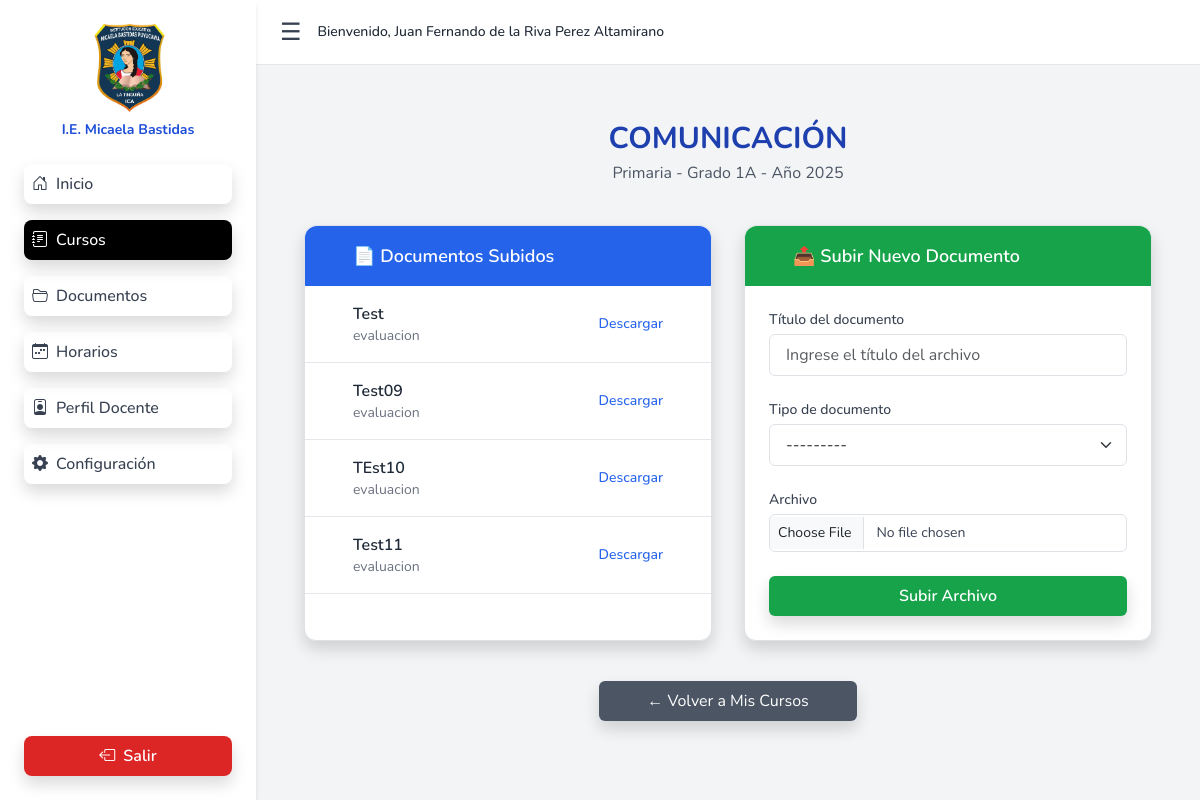
Screenshot of /dashboard/my-courses/1/ (signed in) with the database file from the repository.
### class_assignment/models.py (models this page shows, shortened)
class ClassAssignment(models.Model):
    teacher = models.ForeignKey(Teacher, on_delete=models.CASCADE)
    course = models.ForeignKey(Course, on_delete=models.CASCADE)
    LEVEL_CHOICES = [
        ('primaria', 'Primaria'),
        ('secundaria', 'Secundaria'),
    ]
    level = models.CharField(max_length=10, choices=LEVEL_CHOICES)
    grade = models.PositiveSmallIntegerField()
    section = models.CharField(max_length=1)
    academic_year = models.CharField(max_length=4)
    class Meta:
        constraints = [
            models.UniqueConstraint(
                fields=['teacher', 'course', 'level', 'grade', 'section', 'academic_year'],
                name='unique_class_assignment_per_year'
            )
        ]

### course/models.py (models this page shows, shortened)
class Course(models.Model):
    name_validator = RegexValidator(
        regex=r'^[A-Za-zÀ-ÿ\s]{1,30}$',
        message='Course name must contain only letters and be up to 30 characters.'
    )
    name = models.CharField(max_length=30, validators=[name_validator])
    LEVEL_CHOICES = [
        ('primaria', 'Primaria'),
        ('secundaria', 'Secundaria'),
    ]
    level = models.CharField(max_length=10, choices=LEVEL_CHOICES)

### document/models.py (models this page shows, shortened)
class Document(models.Model):
    class_assignment = models.ForeignKey(ClassAssignment, on_delete=models.CASCADE)
    title_validator = RegexValidator(
        regex=r'^[A-Za-zÀ-ÿ0-9\s\-_.]{3,50}$',
        message='Title must be 3–50 characters long and contain only letters, numbers, spaces, hyphens, underscores, or dots.'
    )
    title = models.CharField(max_length=50, validators=[title_validator])
    description = models.TextField(blank=True, null=True)
    DOCUMENT_TYPE_CHOICES = [
        ('evaluacion', 'Evaluacion'),
        ('material', 'Material'),
        ('reporte', 'Reporte'),
    ]
    document_type = models.CharField(max_length=15, choices=DOCUMENT_TYPE_CHOICES)
    file = models.FileField(
        upload_to='documents/',
        validators=[FileExtensionValidator(allowed_extensions=['pdf', 'doc', 'docx', 'ppt', 'pptx'])]
    )
    upload_date = models.DateTimeField(auto_now_add=True)

### dashboard/views.py (the view)
# urls.py: path('my-courses/<int:assignment_id>/', views.course_detail, name='course_detail'),
@login_required
def course_detail(request, assignment_id):
    user = request.user
    assignment = get_object_or_404(ClassAssignment, id=assignment_id, teacher__user=user)
    documents = Document.objects.filter(class_assignment=assignment)
    if request.method == 'POST':
        form = DocumentUploadForm(request.POST, request.FILES)
        if form.is_valid():
            doc = form.save(commit=False)
            doc.class_assignment = assignment  # Forzamos la asignación segura
            doc.save()
            return redirect('course_detail', assignment_id=assignment.id)
    else:
        form = DocumentUploadForm()
    return render(request, 'dashboard/course_detail.html', {
        'assignment': assignment,
        'documents': documents,
        'form': form
    })

### document/forms.py
class DocumentUploadForm(forms.ModelForm):
    class Meta:
        model = Document
        fields = ['title', 'document_type', 'file']
        labels = {
            'title': 'Título del documento',
            'document_type': 'Tipo de documento',
            'file': 'Archivo',
        }
        widgets = {
            'title': forms.TextInput(attrs={
                'class': 'form-control mb-3',
                'placeholder': 'Ingrese el título del archivo',
            }),
            'document_type': forms.Select(attrs={
                'class': 'form-select mb-3',
            }),
            'file': forms.ClearableFileInput(attrs={
                'class': 'form-control mb-3',
            }),
        }

### preferences/context_processors.py (called while the page is built)
def dark_mode_context(request):
    if request.user.is_authenticated and hasattr(request.user, 'preferences'):
        return {'dark_mode': request.user.preferences.dark_mode}
    return {'dark_mode': False}

### templates/dashboard/course_detail.html (shortened to what this page needs)
{% extends 'base/base_dashboard.html' %}
{% load static %}
{% load widget_tweaks %}
{% load i18n %}
{% block inner_content %}
<div class="px-6 py-8">
  <div class="text-center mb-10">
    <h2 class="text-3xl font-bold text-blue-800 uppercase">{{ assignment.course.name }}</h2>
    <p class="text-gray-600 mt-1">
      {{ assignment.level|capfirst }} - {% trans "Grado" %} {{ assignment.grade }}{{ assignment.section }} - {% trans "Año" %} {{ assignment.academic_year }}
    </p>
  </div>
  {% if request.user.teacher.role.role_type == "teacher" %}
  <div class="grid grid-cols-1 md:grid-cols-2 gap-8">
    <div class="bg-white rounded-xl shadow border border-gray-200">
      <div class="bg-blue-600 text-white px-5 py-3 rounded-t-xl">
        <h5 class="font-semibold text-lg">📄 {% trans "Documentos Subidos" %}</h5>
      </div>
      <div class="max-h-80 overflow-y-auto divide-y divide-gray-200">
        {% if documents %}
          {% for doc in documents %}
            <div class="flex justify-between items-center px-5 py-3 hover:bg-gray-50 transition">
              <div>
                <p class="font-semibold text-gray-800">{{ doc.title }}</p>
                <p class="text-sm text-gray-500">{{ doc.document_type }}</p>
              </div>
              <a href="{{ doc.file.url }}" target="_blank" class="text-sm font-medium text-blue-600 hover:underline">
                {% trans "Descargar" %}
              </a>
            </div>
          {% endfor %}
        {% else %}
          <p class="text-gray-500 px-5 py-4">{% trans "Aún no se han subido documentos para este curso." %}</p>
        {% endif %}
      </div>
    </div>
    <div class="bg-white rounded-xl shadow border border-gray-200">
      <div class="bg-green-600 text-white px-5 py-3 rounded-t-xl">
        <h5 class="font-semibold text-lg">📤 {% trans "Subir Nuevo Documento" %}</h5>
      </div>
      <div class="p-6">
        <form method="post" enctype="multipart/form-data">
          <div class="mb-4">
            <label for="{{ form.title.id_for_label }}" class="block font-medium text-sm text-gray-700 mb-1">
              {{ form.title.label }}
            </label>
            {{ form.title|add_class:"w-full px-3 py-2 border border-gray-300 rounded-md focus:outline-none focus:ring focus:ring-blue-200" }}
          </div>
          <div class="mb-4">
            <label for="{{ form.document_type.id_for_label }}" class="block font-medium text-sm text-gray-700 mb-1">
              {{ form.document_type.label }}
            </label>
            {{ form.document_type|add_class:"w-full px-3 py-2 border border-gray-300 rounded-md focus:outline-none focus:ring focus:ring-blue-200" }}
          </div>
          <div class="mb-6">
            <label for="{{ form.file.id_for_label }}" class="block font-medium text-sm text-gray-700 mb-1">
              {{ form.file.label }}
            </label>
            {{ form.file|add_class:"w-full text-sm text-gray-700 border border-gray-300 rounded-md p-2" }}
          </div>
          <button type="submit"
                  class="w-full bg-green-600 hover:bg-green-700 text-white font-semibold py-2 rounded-md shadow">
            {% trans "Subir Archivo" %}
          </button>
        </form>
      </div>
    </div>
  </div>
  {% endif %}
  <div class="text-center mt-10">
    <a href="{% url 'teacher_courses' %}"
       class="inline-block bg-gray-600 hover:bg-gray-700 text-white px-5 py-2 rounded-md shadow transition">
      ← {% trans "Volver a Mis Cursos" %}
    </a>
  </div>
</div>
{% endblock %}

### templates/base/base_dashboard.html (shortened to what this page needs)
{% extends 'base/base.html' %}
{% load static %}
{% load i18n %}
{% block content %}
<div id="dashboardContainer" class="flex h-screen overflow-hidden bg-gray-100">
  <aside id="sidebar"
         class="w-64 bg-white shadow-md transition-all duration-300 ease-in-out flex flex-col justify-between z-40">
    <div>
      <div class="text-center mt-4">
        <img src="{% static 'img/logo.jpg' %}" class="mx-auto w-20 mb-2" alt="Logo Colegio">
        <h5 class="text-blue-700 font-bold text-sm">I.E. Micaela Bastidas</h5>
      </div>
      <ul class="mt-6 space-y-4 px-6">
        <li>
          <a href="{% url 'teacher_dashboard' %}"
             class="flex items-center space-x-2 p-2 rounded-lg shadow transition font-medium
                    {% if request.path == '/dashboard/' %}bg-black text-white{% else %}text-gray-700 hover:bg-black hover:text-white{% endif %}">
            <i class="bi bi-house-door"></i><span class="text-base">{% trans "Inicio" %}</span>
          </a>
        </li>
        <li>
          <a href="{% url 'teacher_courses' %}"
             class="flex items-center space-x-2 p-2 rounded-lg shadow transition font-medium
                    {% if '/dashboard/courses/' in request.path or '/dashboard/my-courses/' in request.path %}bg-black text-white{% else %}text-gray-700 hover:bg-black hover:text-white{% endif %}">
            <i class="bi bi-journal-text"></i><span class="text-base">{% trans "Cursos" %}</span>
          </a>
        </li>
        <li>
          <a href="{% url 'teacher_documents' %}"
             class="flex items-center space-x-2 p-2 rounded-lg shadow transition font-medium
                    {% if request.path == '/dashboard/documents/' %}bg-black text-white{% else %}text-gray-700 hover:bg-black hover:text-white{% endif %}">
            <i class="bi bi-folder2-open"></i><span class="text-base">{% trans "Documentos" %}</span>
          </a>
        </li>
        <li>
          <a href="{% url 'teacher_schedule' %}"
             class="flex items-center space-x-2 p-2 rounded-lg shadow transition font-medium
                    {% if request.path == '/dashboard/schedules/' %}bg-black text-white{% else %}text-gray-700 hover:bg-black hover:text-white{% endif %}">
            <i class="bi bi-calendar-week"></i><span class="text-base">{% trans "Horarios" %}</span>
          </a>
        </li>
        <li>
          <a href="{% url 'teacher_profile' %}"
             class="flex items-center space-x-2 p-2 rounded-lg shadow transition font-medium
                    {% if '/dashboard/profile/' in request.path or '/dashboard/profile/edit' in request.path %}bg-black text-white{% else %}text-gray-700 hover:bg-black hover:text-white{% endif %}">
            <i class="bi bi-person-badge"></i><span class="text-base">{% trans "Perfil Docente" %}</span>
          </a>
        </li>
        <li>
          <a href="{% url 'configuration' %}"
             class="flex items-center space-x-2 p-2 rounded-lg shadow transition font-medium
                    {% if request.path == '/dashboard/configuration/' %}bg-black text-white{% else %}text-gray-700 hover:bg-black hover:text-white{% endif %}">
            <i class="bi bi-gear-fill"></i><span class="text-base">{% trans "Configuración" %}</span>
          </a>
        </li>
      </ul>
    </div>
    <form method="post" action="{% url 'logout' %}" class="p-6">
      <button type="submit"
              class="w-full bg-red-600 hover:bg-red-700 text-white font-semibold py-2 px-4 rounded-lg shadow transition">
        <i class="bi bi-box-arrow-left me-2"></i>{% trans "Salir" %}
      </button>
    </form>
  </aside>
  <div class="flex-1 flex flex-col">
    <header class="bg-white border-b shadow px-6 py-3 flex items-center justify-between">
      <div class="flex items-center space-x-4">
        <button id="toggleSidebar"
                class="text-gray-700 text-2xl focus:outline-none transition hover:scale-105">
          ☰
        </button>
        <span class="text-sm text-gray-800 font-medium">
          {% trans "Bienvenido" %}, {{ user.first_name }} {{ user.last_name }}
        </span>
      </div>
    </header>
    <main class="flex-1 overflow-y-auto p-6 bg-gray-100">
      {% block inner_content %}{% endblock %}
    </main>
  </div>
</div>
{% endblock %}

### static/css/styles.css (style rules this page uses)
body { min-height: 100vh; display: flex; flex-direction: column; margin: 0; padding: 0; }

### static/css/dashboard.css (style rules this page uses)
body { margin: 0; font-family: 'Segoe UI', Tahoma, Geneva, Verdana, sans-serif; background-color: #ffffff; height: auto; min-height: 100vh; overflow-x: hidden; overflow-y: auto; }

### templates/base/base.html (style rules this page uses)
body { font-family: 'Nunito', sans-serif; }

### rows the page displays
ClassAssignment: course.name "COMUNICACIÓN", level "Primaria", grade "1", section "A", academic_year "2025"
Document: title "Test", document_type "evaluacion"
Document: title "Test09", document_type "evaluacion"
Document: title "TEst10", document_type "evaluacion"
Document: title "Test11", document_type "evaluacion"

### other values shown
{{ user.first_name }} "Juan Fernando de la Riva"
{{ user.last_name }} "Perez Altamirano"
